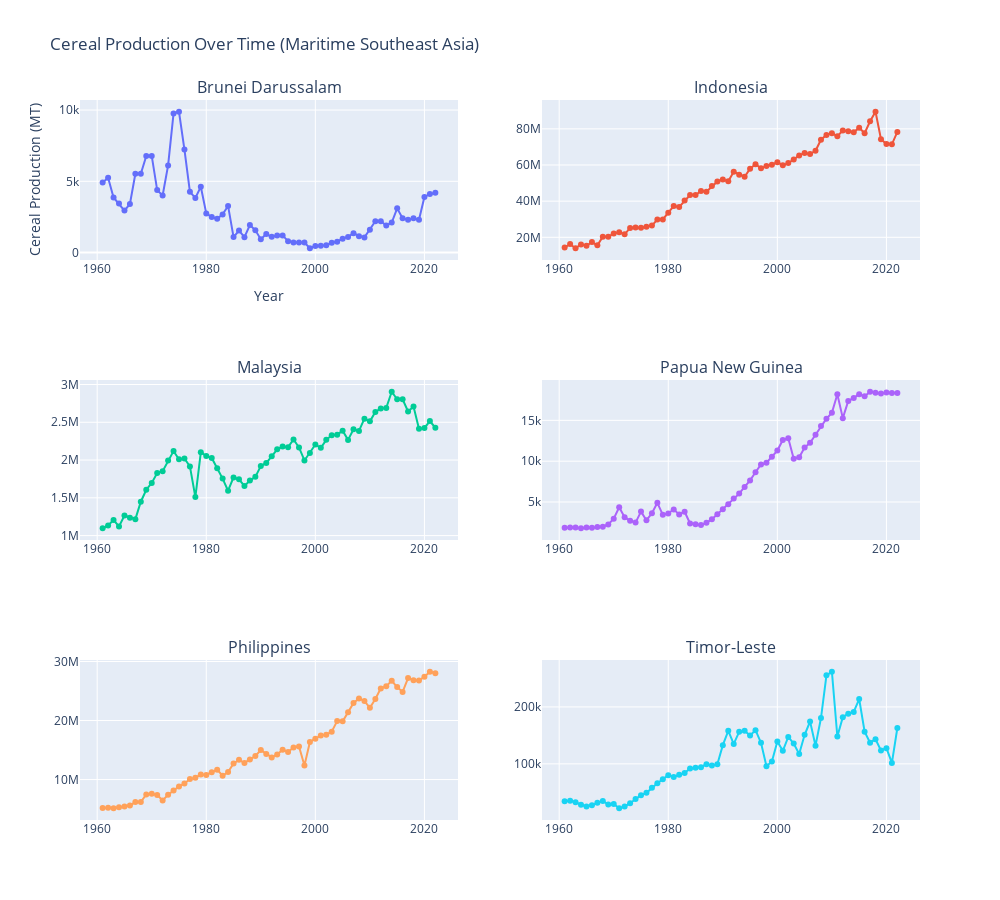

This figure's notebook cell:
### Code cell
import wbdata
import plotly.graph_objects as go
from plotly.subplots import make_subplots

countries = ['BRN', 'IDN', 'MYS', 'PNG', 'PHL', 'TLS'] 

variable_labels = {"AG.PRD.CREL.MT": "Cereal Production (MT)",
                   "AG.PRD.CROP.XD": "Crop Production Index",
                   "AG.PRD.FOOD.XD": "Food Production Index",
                   'SP.RUR.TOTL': 'Total Rural Population'}

MSEA_ag = wbdata.get_dataframe(variable_labels, country=countries, parse_dates=True)
MSEA_ag = MSEA_ag.reset_index()
MSEA_ag = MSEA_ag.rename(columns={'date': 'Date', 'country': 'Country'})
MSEA_ag = MSEA_ag.set_index(['Date']).sort_index()
MSEA_ag = MSEA_ag.dropna(subset=["Cereal Production (MT)", "Crop Production Index", "Food Production Index"])

def overlay_cereal_production(country_name, df, fig, row, col):
    df = df.reset_index()
    if country_name not in df['Country'].values:
        print(f"Country '{country_name}' not found in the dataset.")
        return
    
    country_df = df[df['Country'] == country_name]
    
    # Add the cereal production plot for the country
    fig.add_trace(go.Scatter(x=country_df['Date'], y=country_df['Cereal Production (MT)'],
                             mode='lines+markers', name=country_name,
                             line=dict(dash='solid')),
                  row=row, col=col)
    
    fig.update_layout(title=f"Cereal Production Over Time ({country_name})",
                      xaxis_title="Year", yaxis_title="Cereal Production (MT)")

fig = make_subplots(rows=3, cols=2, subplot_titles=["Brunei Darussalam", "Indonesia", "Malaysia", "Papua New Guinea", 
                                                    "Philippines", "Timor-Leste"])

overlay_cereal_production("Brunei Darussalam", MSEA_ag, fig, 1, 1)
overlay_cereal_production("Indonesia", MSEA_ag, fig, 1, 2)
overlay_cereal_production("Malaysia", MSEA_ag, fig, 2, 1)
overlay_cereal_production("Papua New Guinea", MSEA_ag, fig, 2, 2)
overlay_cereal_production("Philippines", MSEA_ag, fig, 3, 1)
overlay_cereal_production("Timor-Leste", MSEA_ag, fig, 3, 2)

fig.update_layout(title_text="Cereal Production Over Time (Maritime Southeast Asia)",
                  height=900, width=1000, showlegend=False)

fig.show()
